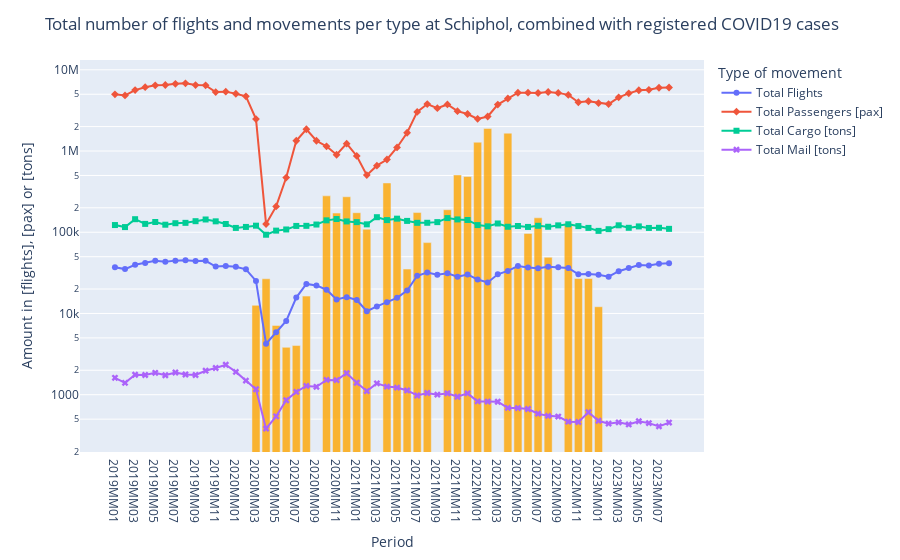

The code cell stored with this chart in its notebook:
### Markdown cell above
<p>In this graph, the total amount of reported COVID19 cases in the Netherlands are shown. The two graphs will now be combined to improve readability. The adjustment for the first graph (narrowing down from all airports to just Schiphol) will be made as well. Also, the three different type of flights will be presented as well.</p>

### Code cell
# Select the right columns and rows from the flightdata
data_schiphol = data_total.iloc[:, [1, 2, 5, 14, 45, 76]]
data_schiphol = data_schiphol.groupby('Airports').get_group('Schiphol')

# Data has to be transformed into right format
data_schiphol['Total Flights'] = pd.to_numeric(data_schiphol['Total Flights'], errors='coerce')
data_schiphol['Total Passengers [pax]'] = pd.to_numeric(data_schiphol['Total Passengers [pax]'], errors='coerce')
data_schiphol['Total Cargo [tons]'] = pd.to_numeric(data_schiphol['Total Cargo [tons]'], errors='coerce')
data_schiphol['Total Mail [tons]'] = pd.to_numeric(data_schiphol['Total Mail [tons]'], errors='coerce')

# Make a graph about the total number of flights and amount of movements of every type
figschiphol = px.line(data_schiphol, 
                x = 'Periods', 
                y = ["Total Flights",
                     "Total Passengers [pax]",
                     "Total Cargo [tons]",
                     "Total Mail [tons]"],
                color = "variable",
                symbol = "variable",
                log_y = True,   # Set to logarithmic scale to improve readability of the graph
                labels = {
                    "Periods": "Period",
                    "value": "Amount in [flights], [pax] or [tons]",
                    "variable": "Type of movement"
                    }
                )

# Add the covidgraph into the schipholgraph
for trace in figcovid.data:
    figschiphol.add_trace(trace)

# Adjust the layout of the graph
figschiphol.update_layout(
                    title = {'text': 'Total number of flights and movements per type at Schiphol, combined with registered COVID19 cases'}
                    )

# Show graph
figschiphol.show()

### Figure 1 — Plotly figure (JSON) as saved in the notebook; plotly's stock layout.template omitted (floating-point values rounded to 4 significant figures)
{"data": [{"hovertemplate": "Type of movement=Total Flights<br>Period=%{x}<br>Amount in [flights], [pax] or [tons]=%{y}<extra></extra>", "legendgroup": "Total Flights", "line": {"color": "#636efa", "dash": "solid"}, "marker": {"symbol": "circle"}, "mode": "markers+lines", "name": "Total Flights", "orientation": "v", "showlegend": true, "type": "scatter", "x": ["2019MM01", "2019MM02", "2019MM03", "2019MM04", "2019MM05", "2019MM06", "2019MM07", "2019MM08", "2019MM09", "2019MM10", "2019MM11", "2019MM12", "2020MM01", "2020MM02", "2020MM03", "2020MM04", "2020MM05", "2020MM06", "2020MM07", "2020MM08", "2020MM09", "2020MM10", "2020MM11", "2020MM12", "2021MM01", "2021MM02", "2021MM03", "2021MM04", "2021MM05", "2021MM06", "2021MM07", "2021MM08", "2021MM09", "2021MM10", "2021MM11", "2021MM12", "2022MM01", "2022MM02", "2022MM03", "2022MM04", "2022MM05", "2022MM06", "2022MM07", "2022MM08", "2022MM09", "2022MM10", "2022MM11", "2022MM12", "2023MM01", "2023MM02", "2023MM03", "2023MM04", "2023MM05", "2023MM06", "2023MM07", "2023MM08"], "xaxis": "x", "y": [37185, 35195, 39785, 41892, 44706, 43348, 44736, 45122, 44131, 44502, 37800, 38425, 37567, 34979, 25155, 4236, 5873, 8108, 15702, 23125, 22162, 19614, 14858, 15896, 14666, 10655, 12217, 13720, 15576, 19195, 29141, 31847, 30019, 31324, 28371, 30225, 26231, 24129, 30382, 33421, 38419, 36919, 36000, 37730, 37027, 36361, 30348, 30669, 29987, 28345, 33128, 36258, 39568, 38912, 40965, 41584], "yaxis": "y"}, {"hovertemplate": "Type of movement=Total Passengers [pax]<br>Period=%{x}<br>Amount in [flights], [pax] or [tons]=%{y}<extra></extra>", "legendgroup": "Total Passengers [pax]", "line": {"color": "#EF553B", "dash": "solid"}, "marker": {"symbol": "diamond"}, "mode": "markers+lines", "name": "Total Passengers [pax]", "orientation": "v", "showlegend": true, "type": "scatter", "x": ["2019MM01", "2019MM02", "2019MM03", "2019MM04", "2019MM05", "2019MM06", "2019MM07", "2019MM08", "2019MM09", "2019MM10", "2019MM11", "2019MM12", "2020MM01", "2020MM02", "2020MM03", "2020MM04", "2020MM05", "2020MM06", "2020MM07", "2020MM08", "2020MM09", "2020MM10", "2020MM11", "2020MM12", "2021MM01", "2021MM02", "2021MM03", "2021MM04", "2021MM05", "2021MM06", "2021MM07", "2021MM08", "2021MM09", "2021MM10", "2021MM11", "2021MM12", "2022MM01", "2022MM02", "2022MM03", "2022MM04", "2022MM05", "2022MM06", "2022MM07", "2022MM08", "2022MM09", "2022MM10", "2022MM11", "2022MM12", "2023MM01", "2023MM02", "2023MM03", "2023MM04", "2023MM05", "2023MM06", "2023MM07", "2023MM08"], "xaxis": "x", "y": [4996131, 4836332, 5630314, 6104010, 6441473, 6502588, 6724023, 6810759, 6493468, 6431122, 5323306, 5386203, 5074773, 4719769, 2476372, 126015, 207827, 471410, 1338857, 1854786, 1337741, 1143483, 900434, 1233043, 869129, 505194, 660176, 786652, 1106740, 1678265, 3029951, 3786973, 3370205, 3745991, 3095823, 2855711, 2488083, 2660676, 3732048, 4434587, 5217035, 5232630, 5179725, 5327361, 5196931, 4912421, 3987405, 4101978, 3896388, 3782228, 4585101, 5128555, 5599870, 5664120, 6009315, 6052884], "yaxis": "y"}, {"hovertemplate": "Type of movement=Total Cargo [tons]<br>Period=%{x}<br>Amount in [flights], [pax] or [tons]=%{y}<extra></extra>", "legendgroup": "Total Cargo [tons]", "line": {"color": "#00cc96", "dash": "solid"}, "marker": {"symbol": "square"}, "mode": "markers+lines", "name": "Total Cargo [tons]", "orientation": "v", "showlegend": true, "type": "scatter", "x": ["2019MM01", "2019MM02", "2019MM03", "2019MM04", "2019MM05", "2019MM06", "2019MM07", "2019MM08", "2019MM09", "2019MM10", "2019MM11", "2019MM12", "2020MM01", "2020MM02", "2020MM03", "2020MM04", "2020MM05", "2020MM06", "2020MM07", "2020MM08", "2020MM09", "2020MM10", "2020MM11", "2020MM12", "2021MM01", "2021MM02", "2021MM03", "2021MM04", "2021MM05", "2021MM06", "2021MM07", "2021MM08", "2021MM09", "2021MM10", "2021MM11", "2021MM12", "2022MM01", "2022MM02", "2022MM03", "2022MM04", "2022MM05", "2022MM06", "2022MM07", "2022MM08", "2022MM09", "2022MM10", "2022MM11", "2022MM12", "2023MM01", "2023MM02", "2023MM03", "2023MM04", "2023MM05", "2023MM06", "2023MM07", "2023MM08"], "xaxis": "x", "y": [122643, 115797, 144773, 126743, 133648, 123888, 129143, 130581, 136819, 143579, 136256, 126376, 113080, 116293, 120481, 93255, 104745, 108164, 119634, 119975, 124491, 140140, 145474, 135866, 133222, 125137, 153206, 141132, 147017, 137956, 130664, 130844, 133245, 149383, 143831, 141667, 122553, 118274, 128198, 116895, 119478, 116274, 120131, 116876, 121508, 125358, 119074, 113118, 103981, 109035, 121746, 113459, 117999, 112994, 113536, 110126], "yaxis": "y"}, {"hovertemplate": "Type of movement=Total Mail [tons]<br>Period=%{x}<br>Amount in [flights], [pax] or [tons]=%{y}<extra></extra>", "legendgroup": "Total Mail [tons]", "line": {"color": "#ab63fa", "dash": "solid"}, "marker": {"symbol": "x"}, "mode": "markers+lines", "name": "Total Mail [tons]", "orientation": "v", "showlegend": true, "type": "scatter", "x": ["2019MM01", "2019MM02", "2019MM03", "2019MM04", "2019MM05", "2019MM06", "2019MM07", "2019MM08", "2019MM09", "2019MM10", "2019MM11", "2019MM12", "2020MM01", "2020MM02", "2020MM03", "2020MM04", "2020MM05", "2020MM06", "2020MM07", "2020MM08", "2020MM09", "2020MM10", "2020MM11", "2020MM12", "2021MM01", "2021MM02", "2021MM03", "2021MM04", "2021MM05", "2021MM06", "2021MM07", "2021MM08", "2021MM09", "2021MM10", "2021MM11", "2021MM12", "2022MM01", "2022MM02", "2022MM03", "2022MM04", "2022MM05", "2022MM06", "2022MM07", "2022MM08", "2022MM09", "2022MM10", "2022MM11", "2022MM12", "2023MM01", "2023MM02", "2023MM03", "2023MM04", "2023MM05", "2023MM06", "2023MM07", "2023MM08"], "xaxis": "x", "y": [1615, 1398, 1761, 1747, 1860, 1736, 1876, 1774, 1747, 1974, 2133, 2338, 1908, 1491, 1167, 382, 542, 855, 1083, 1283, 1251, 1521, 1511, 1837, 1403, 1109, 1379, 1258, 1223, 1128, 978, 1049, 1002, 1040, 943, 1038, 827, 824, 819, 688, 685, 667, 584, 549, 538, 465, 461, 608, 478, 440, 457, 430, 471, 447, 407, 454], "yaxis": "y"}, {"alignmentgroup": "True", "hovertemplate": "x=%{x}<br>y=%{y}<extra></extra>", "legendgroup": "", "marker": {"color": "orange", "opacity": 0.8, "pattern": {"shape": ""}}, "name": "", "offsetgroup": "", "orientation": "v", "showlegend": false, "textposition": "auto", "type": "bar", "x": ["2020MM03", "2020MM04", "2020MM05", "2020MM06", "2020MM07", "2020MM08", "2020MM10", "2020MM11", "2020MM12", "2021MM01", "2021MM02", "2021MM04", "2021MM05", "2021MM06", "2021MM07", "2021MM08", "2021MM10", "2021MM11", "2021MM12", "2022MM01", "2022MM02", "2022MM04", "2022MM05", "2022MM06", "2022MM07", "2022MM08", "2022MM10", "2022MM11", "2022MM12", "2023MM01"], "xaxis": "x", "y": [12595, 26716, 7126, 3831, 4028, 16365, 280459, 172255, 273309, 174021, 109045, 404434, 151799, 35218, 174793, 74554, 189246, 507820, 485064, 1283474, 1900270, 1658867, 36617, 96703, 150459, 49197, 128033, 26957, 26974, 12103], "yaxis": "y"}], "layout": {"legend": {"title": {"text": "Type of movement"}, "tracegroupgap": 0}, "margin": {"t": 60}, "title": {"text": "Total number of flights and movements per type at Schiphol, combined with registered COVID19 cases"}, "xaxis": {"anchor": "y", "domain": [0, 1], "title": {"text": "Period"}}, "yaxis": {"anchor": "x", "domain": [0, 1], "title": {"text": "Amount in [flights], [pax] or [tons]"}, "type": "log"}}}
